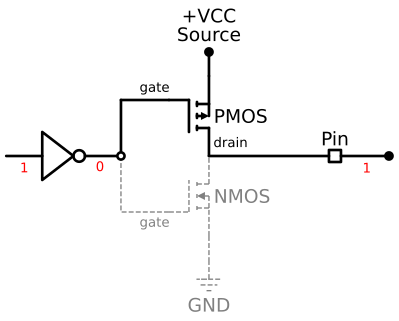

This chart was generated by the following Python code:
import schemdraw
from schemdraw import dsp, logic
from schemdraw import elements as elem


def wrapper(elem):
    return elem.linestyle("--").color("gray").linewidth(1)


with schemdraw.Drawing() as d:
    d.config(unit=0.5)

    pmos = elem.PMos().label("PMOS")
    nmos = elem.NMos().label("NMOS")
    nmos = wrapper(nmos)

    P = (
        logic.Line()
        .left(d.unit * 2)
        .at(pmos.gate)
        .label("gate", "top", ofst=(-0.2, -0.1), fontsize=10)
    )
    N = (
        logic.Line()
        .left(d.unit * 2)
        .at(nmos.gate)
        .label("gate", "bottom", ofst=(-0.2, 0.1), fontsize=10)
    )
    N = wrapper(N)

    mid_point = (P.end[0], pmos.drain[1])
    logic.Line().left(d.unit * 1.5).at(mid_point).idot(open=True).label(
        "0", "bottom", fontsize=10, color="red", ofst=(0.1, 0)
    )
    A = logic.Not().left().reverse()
    logic.Line().left(d.unit * 1.5).at(A.in1).label(
        "1", "bottom", fontsize=10, color="red"
    )

    logic.Wire("|-").at(mid_point).to(P.end)
    wrapper(logic.Wire("|-").at(mid_point).to(N.end))

    logic.Line().right(d.unit * 5).at(pmos.drain).label(
        "drain", ofst=(-0.8, 0.15), fontsize=10
    )
    dsp.Square().scale(d.unit * 0.5).label("Pin", "top", ofst=(0, 0.2))
    logic.Line().right(d.unit * 2).dot().label(
        "1", "bottom", fontsize=10, color="red", ofst=(0, -0.03)
    )

    logic.Line().up().at(pmos.source).dot().label("+VCC\nSource", "right")
    wrapper(logic.Line().down().at(nmos.source))
    wrapper(elem.Ground().label("GND", "bottom"))

    image_bytes = d.get_imagedata("svg")

with open("output-buffer-1.svg", "wb") as f:
    f.write(image_bytes)
